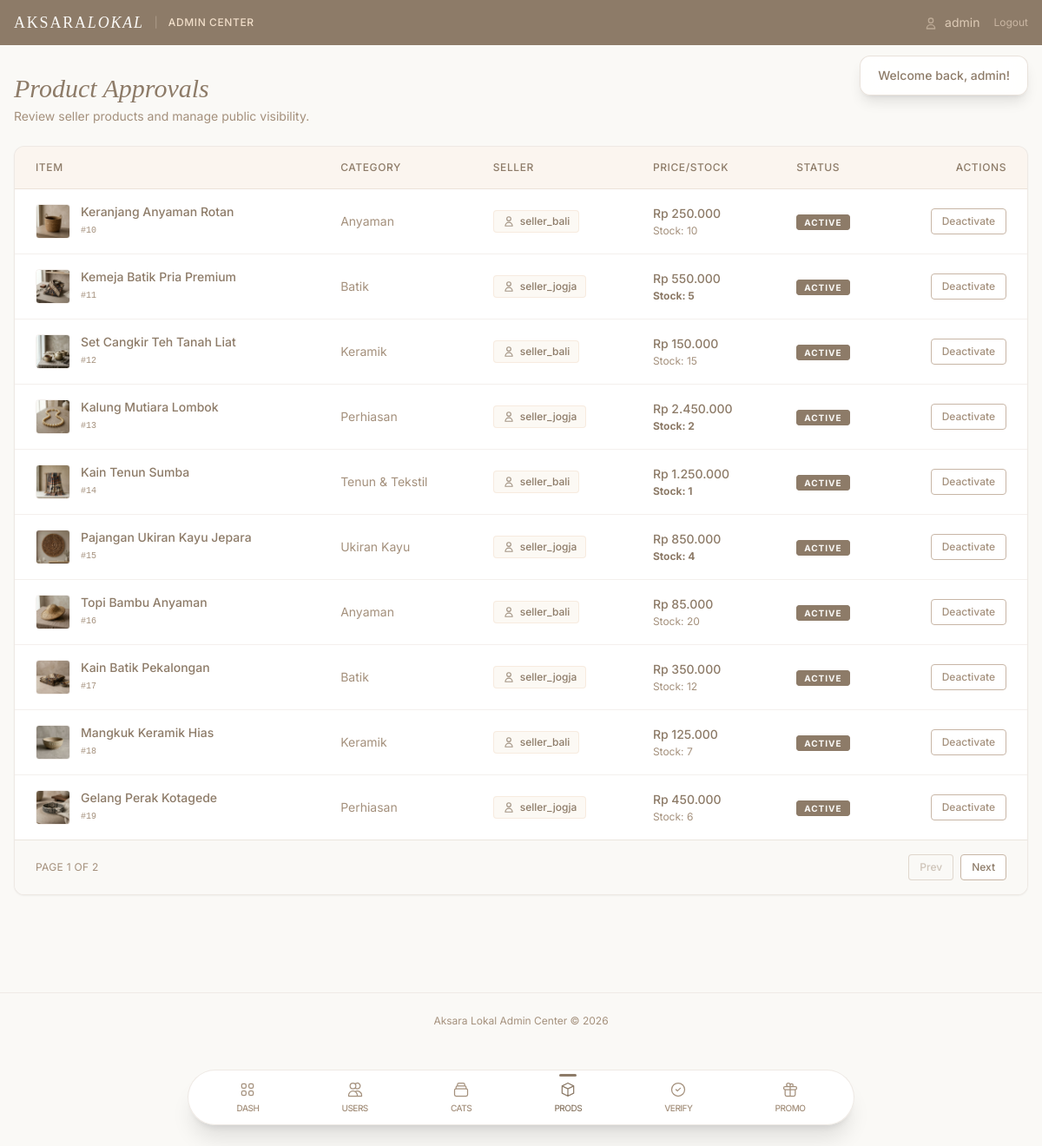
/public/admin_products.php (signed in), run on the app's committed database.
### tables this page shows
CREATE TABLE `products` (
  `id` int(10) UNSIGNED NOT NULL,
  `seller_id` int(10) UNSIGNED NOT NULL,
  `name` varchar(200) NOT NULL,
  `description` text NOT NULL,
  `price` decimal(12,2) NOT NULL,
  `stock` int(10) UNSIGNED NOT NULL DEFAULT 0,
  `category_id` int(10) UNSIGNED NOT NULL,
  `image` varchar(255) DEFAULT 'default.jpg',
  `is_active` tinyint(1) NOT NULL DEFAULT 1,
  `flash_sale_price` decimal(12,2) DEFAULT NULL,
  `flash_sale_end` datetime DEFAULT NULL,
  `created_at` datetime NOT NULL DEFAULT current_timestamp()
);

CREATE TABLE `categories` (
  `id` int(10) UNSIGNED NOT NULL,
  `name` varchar(100) NOT NULL,
  `icon_class` varchar(100) DEFAULT 'fa-box'
);

CREATE TABLE `users` (
  `id` int(10) UNSIGNED NOT NULL,
  `username` varchar(50) NOT NULL,
  `password` varchar(255) NOT NULL,
  `email` varchar(100) NOT NULL,
  `role` enum('admin','seller','buyer') NOT NULL DEFAULT 'buyer',
  `address` text DEFAULT NULL,
  `phone` varchar(20) DEFAULT NULL,
  `created_at` datetime NOT NULL DEFAULT current_timestamp()
);

### public/admin_products.php (called while the page is built, shortened)
<?php
require_once __DIR__ . '/../config/app.php';
require_once BASE_PATH . '/classes/AdminModel.php';
$adminModel = new AdminModel();
$limit = 10;
$page = max(1, (int)($_GET['page'] ?? 1));
$offset = ($page - 1) * $limit;
$totalProducts = $adminModel->countEntity('products');
$totalPages = ceil($totalProducts / $limit);
$products = $adminModel->getProductsPaginated($limit, $offset);
require BASE_PATH . '/views/admin/layout/header.php';
require BASE_PATH . '/views/admin/products.php';
require BASE_PATH . '/views/admin/layout/footer.php';

### config/database.php (called while the page is built, shortened)
<?php
class Database
{
    private static ?Database $instance = null;
    private PDO $pdo;
    private string $host = 'localhost';
    private string $dbname = 'aksara_lokal';
    private string $username = 'root';
    private string $password = '';
    private string $charset = 'utf8mb4';
    private function __construct()
    {
        $dsn = "mysql:host={$this->host};dbname={$this->dbname};charset={$this->charset}";
        $options = [
            PDO::ATTR_ERRMODE            => PDO::ERRMODE_EXCEPTION,
            PDO::ATTR_DEFAULT_FETCH_MODE => PDO::FETCH_ASSOC,
            PDO::ATTR_EMULATE_PREPARES   => false,
        ];
        try {
            $this->pdo = new PDO($dsn, $this->username, $this->password, $options);
        } catch (PDOException $e) {
            die('Database connection failed: ' . $e->getMessage());
        }
    }
    public static function getInstance(): self
    {
        if (self::$instance === null) {
            self::$instance = new self();
        }
        return self::$instance;
    }
    public function getConnection(): PDO
    {
        return $this->pdo;
    }
}

### classes/BaseModel.php (called while the page is built, shortened)
<?php
abstract class BaseModel
{
    public function __construct()
    {
        $this->db = Database::getInstance()->getConnection();
    }
}

### classes/AdminModel.php (called while the page is built, shortened)
<?php
require_once BASE_PATH . '/classes/BaseModel.php';
class AdminModel extends BaseModel
{
    public function countEntity(string $table): int
    {
        $allowedTables = ['users', 'products', 'orders', 'categories', 'vouchers'];
        $stmt = $this->db->query("SELECT COUNT(*) FROM {$table}");
        return (int) $stmt->fetchColumn();
    }
    public function getProductsPaginated(int $limit, int $offset): array
    {
        $stmt = $this->db->prepare(
            "SELECT p.*, c.name as category_name, u.username as seller_name
             FROM products p
             JOIN categories c ON p.category_id = c.id
             JOIN users u ON p.seller_id = u.id
             ORDER BY p.created_at DESC
             LIMIT :limit OFFSET :offset"
        );
        $stmt->bindValue(':limit', $limit, PDO::PARAM_INT);
        $stmt->bindValue(':offset', $offset, PDO::PARAM_INT);
        $stmt->execute();
        return $stmt->fetchAll();
    }
}

### config/app.php (called while the page is built, shortened)
<?php
require_once BASE_PATH . '/config/database.php';
function e(string|null $string): string
{
    return htmlspecialchars($string ?? '', ENT_QUOTES, 'UTF-8');
}
function formatRupiah(float $amount): string
{
    return 'Rp ' . number_format($amount, 0, ',', '.');
}

### views/admin/products.php (the view, shortened to what this page needs)
<div class="mb-6 flex justify-between items-end">
    <div>
        <h1 class="font-serif text-3xl text-taupe-dark italic">Product Approvals</h1>
        <p class="text-taupe-mid text-sm mt-1">Review seller products and manage public visibility.</p>
    </div>
</div>
<div class="bg-white rounded-xl border border-taupe-light/30 shadow-sm overflow-hidden mb-8">
    <div class="overflow-x-auto">
        <table class="w-full text-left border-collapse">
            <thead>
                <tr class="bg-taupe-cream/30 text-taupe-dark text-xs uppercase tracking-wider">
                    <th class="py-4 px-6 font-medium border-b border-taupe-light/30">Item</th>
                    <th class="py-4 px-6 font-medium border-b border-taupe-light/30">Category</th>
                    <th class="py-4 px-6 font-medium border-b border-taupe-light/30">Seller</th>
                    <th class="py-4 px-6 font-medium border-b border-taupe-light/30">Price/Stock</th>
                    <th class="py-4 px-6 font-medium border-b border-taupe-light/30">Status</th>
                    <th class="py-4 px-6 font-medium border-b border-taupe-light/30 text-right">Actions</th>
                </tr>
            </thead>
            <tbody class="text-sm divide-y divide-taupe-light/20">
                <?php foreach ($products as $p): ?>
                    <tr class="hover:bg-off-white transition-colors group">
                        <td class="py-4 px-6">
                            <div class="flex items-center gap-3">
                                <div class="w-10 h-10 rounded overflow-hidden shrink-0 border border-taupe-light/20">
                                    <img src="<?= BASE_URL ?>/assets/images/<?= e($p['image']) ?>" alt="<?= e($p['name']) ?>" class="w-full h-full object-cover">
                                </div>
                                <div>
                                    <p class="text-taupe-dark font-medium line-clamp-1"><?= e($p['name']) ?></p>
                                    <p class="text-taupe-mid text-[10px] font-mono mt-0.5">#<?= $p['id'] ?></p>
                                </div>
                            </div>
                        </td>
                        <td class="py-4 px-6 text-taupe-mid"><?= e($p['category_name']) ?></td>
                        <td class="py-4 px-6">
                            <span class="inline-flex items-center gap-1.5 px-2.5 py-1 rounded bg-taupe-cream/20 text-taupe-dark text-xs font-medium border border-taupe-cream/50">
                                <svg class="w-3.5 h-3.5 opacity-80" fill="none" stroke="currentColor" viewBox="0 0 24 24"><path stroke-linecap="round" stroke-linejoin="round" stroke-width="2" d="M16 7a4 4 0 11-8 0 4 4 0 018 0zM12 14a7 7 0 00-7 7h14a7 7 0 00-7-7z"></path></svg>
                                <?= e($p['seller_name']) ?>
                            </span>
                        </td>
                        <td class="py-4 px-6">
                            <p class="text-taupe-dark font-medium"><?= formatRupiah($p['price']) ?></p>
                            <p class="text-xs mt-0.5 <?= $p['stock'] <= 5 ? 'text-taupe-dark font-bold' : 'text-taupe-mid' ?>">Stock: <?= $p['stock'] ?></p>
                        </td>
                        <td class="py-4 px-6">
                            <?php if ($p['is_active']): ?>
                                <span class="px-2 py-0.5 rounded text-[10px] font-bold uppercase tracking-widest bg-taupe-dark text-off-white border border-taupe-dark">Active</span>
                            <?php else: ?>
                                <span class="px-2 py-0.5 rounded text-[10px] font-bold uppercase tracking-widest bg-taupe-light/50 text-taupe-dark border border-taupe-light">Inactive</span>
                            <?php endif; ?>
                        </td>
                        <td class="py-4 px-6 text-right">
                            <form action="<?= BASE_URL ?>/admin_products.php" method="POST" class="inline">
                                <button type="submit" class="text-xs font-medium px-3 py-1.5 border rounded transition-colors <?= $p['is_active'] ? 'border-taupe-light text-taupe-mid hover:bg-taupe-cream/50' : 'border-taupe-mid text-taupe-dark hover:bg-taupe-cream/50' ?>">
                                    <?= $p['is_active'] ? 'Deactivate' : 'Activate' ?>
                                </button>
                            </form>
                        </td>
                    </tr>
                <?php endforeach; ?>
            </tbody>
        </table>
    </div>
    <?php if ($totalPages > 1): ?>
    <div class="px-6 py-4 border-t border-taupe-light/30 bg-off-white flex justify-between items-center">
        <span class="text-xs text-taupe-mid uppercase tracking-wide">
            Page <?= $page ?> of <?= $totalPages ?>
        </span>
        <div class="flex items-center gap-2">
            <?php if ($page > 1): ?>
                <a href="?page=<?= $page - 1 ?>" class="px-3 py-1.5 text-xs font-medium bg-white border border-taupe-light rounded text-taupe-dark hover:bg-taupe-cream/30 transition-colors no-underline">Prev</a>
            <?php else: ?>
                <button disabled class="px-3 py-1.5 text-xs font-medium bg-off-white border border-taupe-light/50 rounded text-taupe-mid/50 cursor-not-allowed">Prev</button>
            <?php endif; ?>
            <?php if ($page < $totalPages): ?>
                <a href="?page=<?= $page + 1 ?>" class="px-3 py-1.5 text-xs font-medium bg-white border border-taupe-light rounded text-taupe-dark hover:bg-taupe-cream/30 transition-colors no-underline">Next</a>
            <?php else: ?>
                <button disabled class="px-3 py-1.5 text-xs font-medium bg-off-white border border-taupe-light/50 rounded text-taupe-mid/50 cursor-not-allowed">Next</button>
            <?php endif; ?>
        </div>
    </div>
    <?php endif; ?>
</div>

### views/admin/layout/header.php (style rules this page uses)
body { font-family: 'Inter', sans-serif; background-color: #FAF9F6; color: #4A3F35; }
h1, h2, h3 { font-family: 'Playfair Display', serif; }

### data on the page
products: image (placeholder picture), name "Keranjang Anyaman Rotan", id "10", category.name "Anyaman", seller.username "seller_bali", price "Rp 250.000", stock "10", is_active "ACTIVE"
products: image (placeholder picture), name "Kemeja Batik Pria Premium", id "11", category.name "Batik", seller.username "seller_jogja", price "Rp 550.000", stock "5", is_active "ACTIVE"
products: image (placeholder picture), name "Set Cangkir Teh Tanah Liat", id "12", category.name "Keramik", seller.username "seller_bali", price "Rp 150.000", stock "15", is_active "ACTIVE"
products: image (placeholder picture), name "Kalung Mutiara Lombok", id "13", category.name "Perhiasan", seller.username "seller_jogja", price "Rp 2.450.000", stock "2", is_active "ACTIVE"
products: image (placeholder picture), name "Kain Tenun Sumba", id "14", category.name "Tenun & Tekstil", seller.username "seller_bali", price "Rp 1.250.000", stock "1", is_active "ACTIVE"
products: image (placeholder picture), name "Pajangan Ukiran Kayu Jepara", id "15", category.name "Ukiran Kayu", seller.username "seller_jogja", price "Rp 850.000", stock "4", is_active "ACTIVE"
products: image (placeholder picture), name "Topi Bambu Anyaman", id "16", category.name "Anyaman", seller.username "seller_bali", price "Rp 85.000", stock "20", is_active "ACTIVE"
products: image (placeholder picture), name "Kain Batik Pekalongan", id "17", category.name "Batik", seller.username "seller_jogja", price "Rp 350.000", stock "12", is_active "ACTIVE"
products: image (placeholder picture), name "Mangkuk Keramik Hias", id "18", category.name "Keramik", seller.username "seller_bali", price "Rp 125.000", stock "7", is_active "ACTIVE"
products: image (placeholder picture), name "Gelang Perak Kotagede", id "19", category.name "Perhiasan", seller.username "seller_jogja", price "Rp 450.000", stock "6", is_active "ACTIVE"

### other printed values
$user['username'] "admin"
$flash['message'] "Welcome back, admin!"
$page "1"
$totalPages "2"
